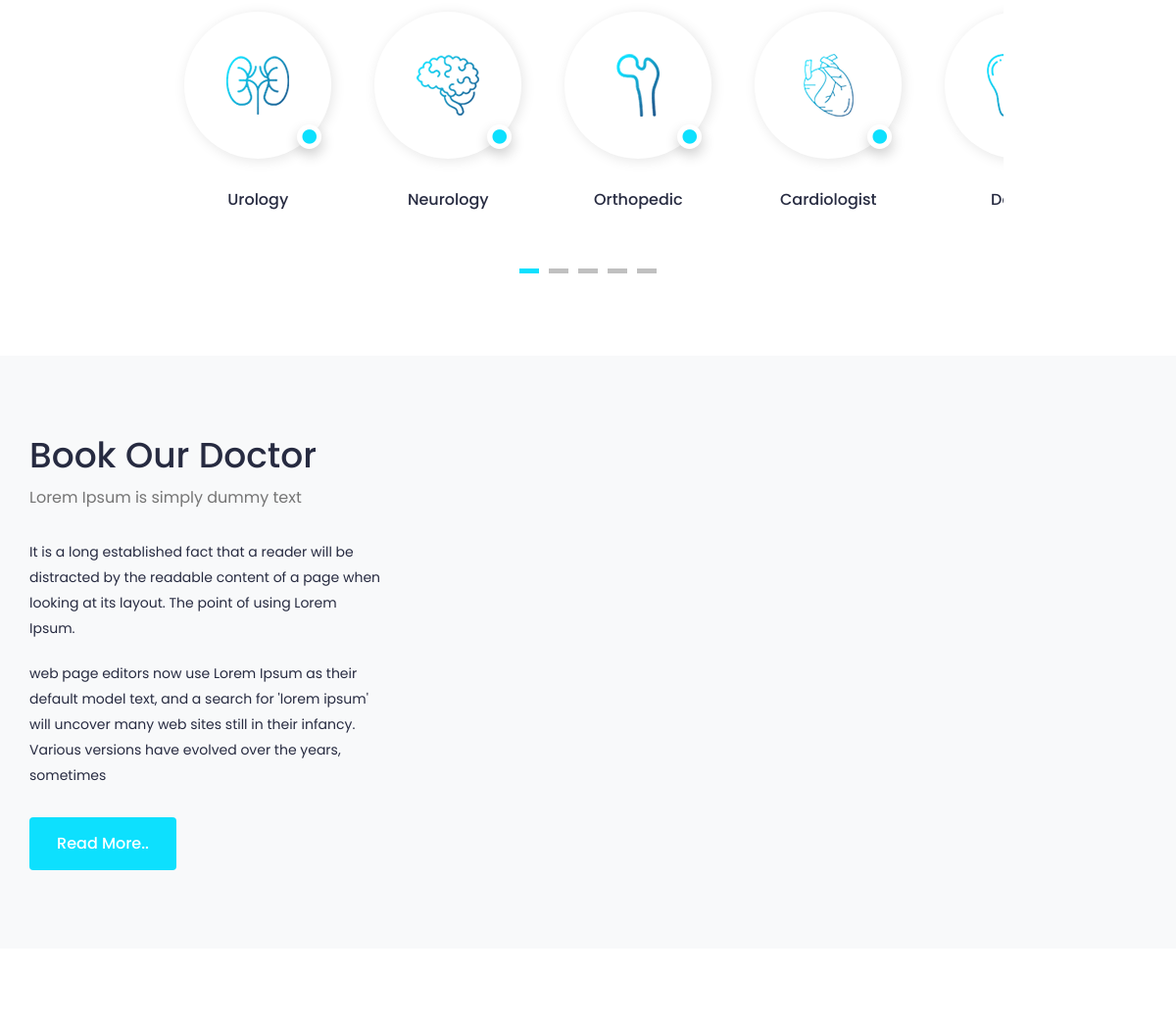
The app's page / (middle part), older data.
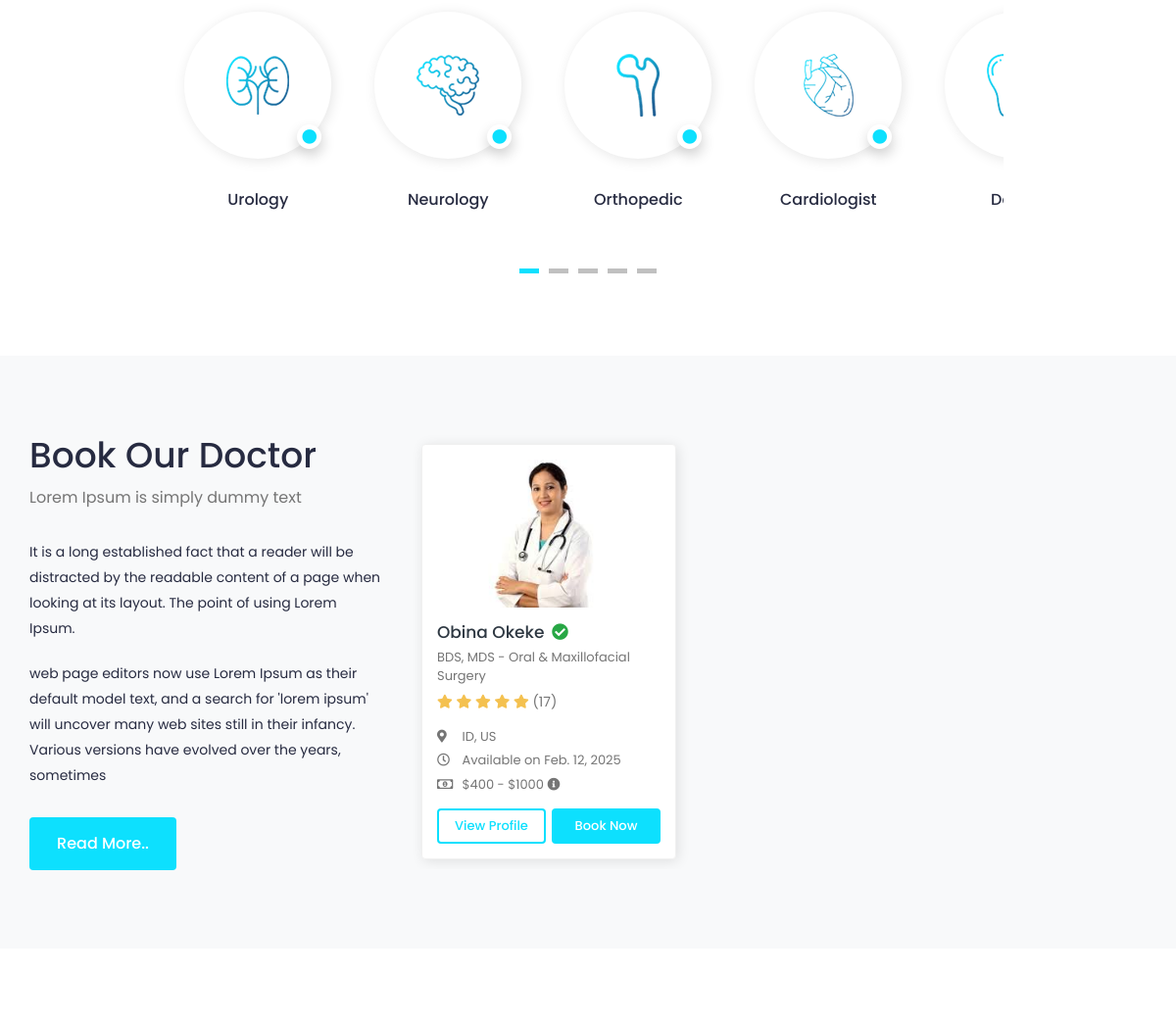
The same page, newer data.
### doccure_app/models.py (models this page shows, shortened)
class DoctorProfile(models.Model):
    title = models.CharField(max_length=30, choices=DOCTOR_CHOICES)
    First_Name = models.CharField(max_length=30)
    Last_Name = models.CharField(max_length=30)
    doc_type = models.CharField(max_length=30)
    degrees = models.CharField(max_length=30)
    specification = models.CharField(max_length=200)
    state = models.CharField(max_length=40, choices=US_STATES)
    country = CountryField()
    status = models.IntegerField(choices=STATUS_CHOICES, default=0)
    min_price = models.IntegerField(default=0)
    high_price = models.IntegerField(default=1000)
    profile_image = models.ImageField()
    price_per_hour = models.IntegerField()
    feature_image = models.ImageField()
    feature_image2 = models.ImageField()
    feature_image3 = models.ImageField()
    feature_image4 = models.ImageField()
    specialization = models.TextField(help_text="Enter your specialized duties")
    about_me = models.TextField(max_length=700)
    availability = models.CharField(max_length=10, choices=DAYS_OF_WEEK)
    set_availability = models.DateField(blank=True, null=True)
    date_added = models.DateTimeField(auto_now_add=True)
    updated_at = models.DateTimeField(auto_now_add=True)

### doccure_app/views.py (the view)
# urls.py: path('', HomeView.as_view(), name='home'),
class HomeView(ListView):
    model = DoctorProfile
    template_name = "index.html"
    context_object_name = "doctors"

### doccure_app/templates/index.html (shortened to what this page needs)
{% extends 'base.html'%}
{% load static %}
	{% block content %}
			<section class="section section-specialities">
				<div class="container-fluid">
					<div class="row justify-content-center">
						<div class="col-md-9">
							<div class="specialities-slider slider">
								<div class="speicality-item text-center">
									<div class="speicality-img">
										<img src="{% static 'assets/img/specialities/specialities-01.png' %}" class="img-fluid" alt="Speciality">
										<span><i class="fa fa-circle" aria-hidden="true"></i></span>
									</div>
									<p>Urology</p>
								</div>
								<div class="speicality-item text-center">
									<div class="speicality-img">
										<img src="{% static 'assets/img/specialities/specialities-02.png' %}" class="img-fluid" alt="Speciality">
										<span><i class="fa fa-circle" aria-hidden="true"></i></span>
									</div>
									<p>Neurology</p>
								</div>
								<div class="speicality-item text-center">
									<div class="speicality-img">
										<img src="{% static 'assets/img/specialities/specialities-03.png' %}" class="img-fluid" alt="Speciality">
										<span><i class="fa fa-circle" aria-hidden="true"></i></span>
									</div>
									<p>Orthopedic</p>
								</div>
								<div class="speicality-item text-center">
									<div class="speicality-img">
										<img src="{% static 'assets/img/specialities/specialities-04.png' %}" class="img-fluid" alt="Speciality">
										<span><i class="fa fa-circle" aria-hidden="true"></i></span>
									</div>
									<p>Cardiologist</p>
								</div>
								<div class="speicality-item text-center">
									<div class="speicality-img">
										<img src="{% static 'assets/img/specialities/specialities-05.png' %}" class="img-fluid" alt="Speciality">
									</div>
									<p>Dentist</p>
								</div>
							</div>
						</div>
					</div>
				</div>
			</section>
			<section class="section section-doctor">
				<div class="container-fluid">
				   <div class="row">
						<div class="col-lg-4">
							<div class="section-header ">
								<h2>Book Our Doctor</h2>
								<p>Lorem Ipsum is simply dummy text </p>
							</div>
							<div class="about-content">
								<p>It is a long established fact that a reader will be distracted by the readable content of a page when looking at its layout. The point of using Lorem Ipsum.</p>
								<p>web page editors now use Lorem Ipsum as their default model text, and a search for 'lorem ipsum' will uncover many web sites still in their infancy. Various versions have evolved over the years, sometimes</p>
								<a href="javascript:;">Read More..</a>
							</div>
						</div>
						<div class="col-lg-8">
							<div class="doctor-slider slider">
							{% for doctor in doctors %}
								<div class="profile-widget">
									<div class="doc-img">
										<a href="doctor-profile.html">
											<img class="img-fluid" alt="User Image" src="{{ doctor.profile_image.url }}">
										</a>
									</div>
									<div class="pro-content">
										<h3 class="title">
											<a href="doctor-profile.html">{{ doctor.First_Name}} {{ doctor.Last_Name }}</a>
											<i class="fas fa-check-circle verified"></i>
										</h3>
										<p class="speciality">{{ doctor.degrees }} - {{ doctor.specification }}</p>
										<div class="rating">
											<i class="fas fa-star filled"></i>
											<i class="fas fa-star filled"></i>
											<i class="fas fa-star filled"></i>
											<i class="fas fa-star filled"></i>
											<i class="fas fa-star filled"></i>
											<span class="d-inline-block average-rating">(17)</span>
										</div>
										<ul class="available-info">
											<li>
												<i class="fas fa-map-marker-alt"></i> {{ doctor.get_state_display }}, {{ doctor.country }}
											</li>
											<li>
												<i class="far fa-clock"></i> Available on {{ doctor.set_availability }}
											</li>
											<li>
												<i class="far fa-money-bill-alt"></i> ${{ doctor.min_price }} - ${{ doctor.high_price }}
												<i class="fas fa-info-circle" data-toggle="tooltip" title="Open to review"></i>
											</li>
										</ul>
										<div class="row row-sm">
											<div class="col-6">
												<a href="{% url 'doccure_app:doctor-profile' doctor.pk %}" class="btn view-btn">View Profile</a>
											</div>
											<div class="col-6">
												<a href="booking.html" class="btn book-btn">Book Now</a>
											</div>
										</div>
									</div>
								</div>
							{% endfor %}
							</div>
						</div>
				   </div>
				</div>
			</section>
		   <section class="section section-features">
			</section>
	{% endblock %}

### doccure_app/templates/base.html (shortened to what this page needs)
{% load static %}
<!DOCTYPE html>
<html lang="en">
<head>
		<link rel="stylesheet" href="{% static 'assets/css/bootstrap.min.css' %}" rel="icon">
		<link rel="stylesheet" href="{% static 'assets/plugins/fontawesome/css/fontawesome.min.css' %}" rel="icon">
		<link rel="stylesheet" href="{% static 'assets/plugins/fontawesome/css/all.min.css' %}" rel="icon">
		<link rel="stylesheet" href="{% static 'assets/css/style.css' %}" rel="icon">
	</head>
	<body>
		<div class="main-wrapper">
            {% block content %}
            {% endblock %}
	   </div>
	</body>
</html>

Row changes from the older to the newer data that the page shows:
added DoctorProfile: profile_image (picture), First_Name "Obina", Last_Name "Okeke", degrees "BDS, MDS", specification "Oral & Maxillofacial Surgery", state "ID", country "US", set_availability "Feb. 12, 2025", min_price "400", high_price "1000"
